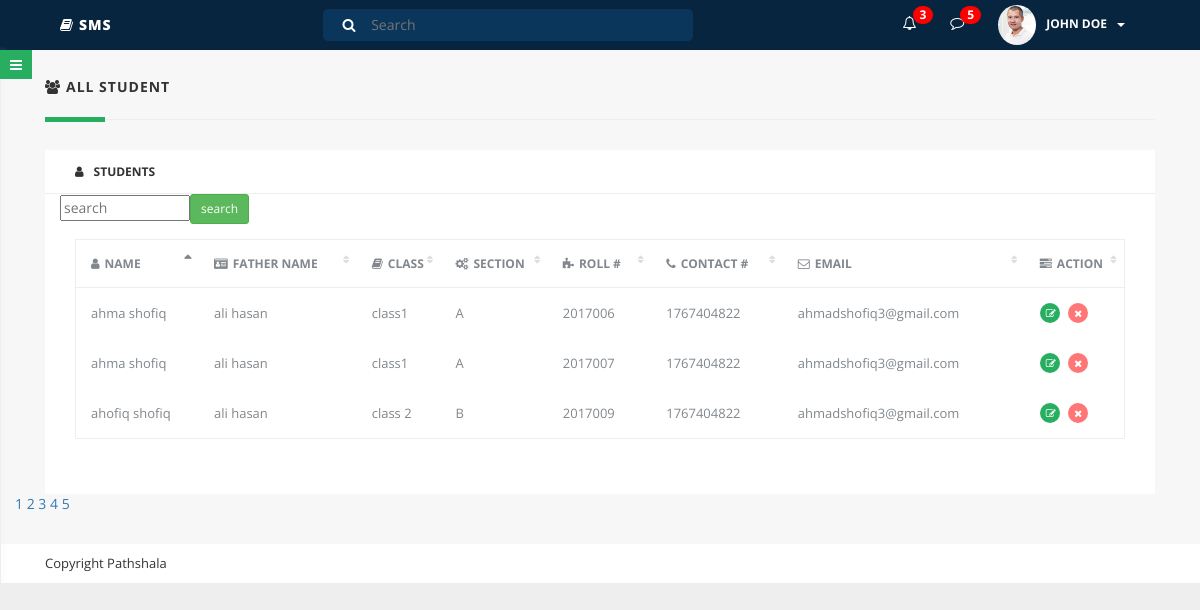
Screenshot of /all_student.php?page=1 with the database file from the repository.
### tables this page shows
CREATE TABLE `student` (
  `id` int(11) NOT NULL,
  `first_name` varchar(25) NOT NULL,
  `last_name` varchar(25) NOT NULL,
  `gender` varchar(20) NOT NULL,
  `birth` varchar(20) NOT NULL,
  `phone` varchar(20) NOT NULL,
  `email` varchar(25) NOT NULL,
  `religion` varchar(25) NOT NULL,
  `pic` varchar(100) NOT NULL,
  `father_name` varchar(25) NOT NULL,
  `mother_name` varchar(25) NOT NULL,
  `g_contract` varchar(25) NOT NULL,
  `g_email` varchar(25) NOT NULL,
  `address` varchar(200) NOT NULL,
  `class` varchar(25) NOT NULL,
  `section` varchar(25) NOT NULL,
  `student_id` varchar(25) NOT NULL,
  `last_school` varchar(50) NOT NULL
);

### all_student.php (the view, shortened to what this page needs)
<?php include('header.php'); ?>
<?php include('database.php'); ?>
		<div class="parent-wrapper" id="outer-wrapper">
			<div class="main-content" id="content-wrapper">
				<div class="container-fluid">
					<div class="row">
						<div class="col-lg-12 clear-padding-xs">
							<h5 class="page-title"><i class="fa fa-users"></i>ALL STUDENT</h5>
							<div class="section-divider"></div>
						</div>
					</div>
					<div class="row">
						<div class=" col-lg-12 clear-padding-xs">
							<div class="col-lg-12">
								<div class="dash-item first-dash-item">
									<h6 class="item-title"><i class="fa fa-user"></i>STUDENTS</h6>
									<form method="post" class="form-group" action="search.php">
										<div class="col-xs-4">
										<input type="text"  name="search" class="from-control" placeholder="search"><button name="submit" type="submit" class="btn btn-sm btn-success">search</button>
										</div>
									</form>
									<div class="inner-item">
										<table id="attendenceDetailedTable" class="display responsive nowrap" cellspacing="0" width="100%">
											<thead>
												<tr>
													<th><i class="fa fa-user"></i>NAME</th>
													<th><i class="fa fa-id-card"></i>FATHER NAME</th>
													<th><i class="fa fa-book"></i>CLASS</th>
													<th><i class="fa fa-cogs"></i>SECTION</th>
													<th><i class="fa fa-puzzle-piece"></i>ROLL #</th>
													<th><i class="fa fa-phone"></i>CONTACT #</th>
													<th><i class="fa fa-envelope-o"></i>EMAIL</th>
													<th><i class="fa fa-tasks"></i>ACTION</th>
												</tr>
											</thead>
											<tbody>
		<?php
			$page = $_GET['page'];
			if ($page ==" " || $page =="1") {
			 	$page1=0;
			 }else{
			 	$page1 = ($page*3)-3;
			 }
			$sql = "SELECT * FROM student limit $page1,3";
			$obj = mysqli_query($connection, $sql);
			foreach ($obj as $key => $value) {
		?>
						<tr>
							<td><?php echo $value['first_name']." ".$value['last_name']; ?></td>
							<td><?php echo $value['father_name']; ?></td>
							<td><?php echo $value['class']; ?></td>
							<td><?php echo $value['section']; ?></td>
							<td><?php echo $value['student_id']; ?></td>
							<td><?php echo $value['phone']; ?></td>
							<td><?php echo $value['email']; ?></td>
							<td class="action-link">
								<a class="edit" href="edit_student.php?student_id=<?php echo $value['student_id']; ?>" title="Edit"><i class="fa fa-edit"></i></a>
								<a class="delete" href="delete_student.php?student_id=<?php echo $value['student_id']; ?>" title="Delete" ><i class="fa fa-remove"></i></a>
							</td>
						</tr>
						<?php } ?>
											</tbody>
										</table>
									</div>
								</div>
							</div>
						</div>
					</div>
<?php
include('database.php');
	$res = "SELECT * FROM student ";
	$obj = mysqli_query($connection,$res);
	$cou = mysqli_num_rows($obj);
	$a = $cou/2;
	$a = ceil($a);
	for ($i=1; $i <=$a; $i++) { ?>
		<a href="all_student.php?page=<?php echo $i; ?>"><?php echo $i; ?></a>
<?php
}
?>
				</div>
				<div class="menu-togggle-btn">
					<a href="#menu-toggle" id="menu-toggle"><i class="fa fa-bars"></i></a>
				</div>
				<div class="dash-footer col-lg-12">
					<p>Copyright Pathshala</p>
				</div>
			</div>
		</div>
    </body>
</html>

### assets/css/style.css (style rules this page uses)
html, body { font-family: 'Open Sans', sans-serif; height: 100%; text-rendering: optimizeLegibility; -webkit-font-smoothing: antialiased; }
input[type=text] { width: 130px; -webkit-transition: width 0.4s ease-in-out; transition: width 0.4s ease-in-out; }
body { background: #eee !important; }
.row { margin: 0; }
.dash-item { margin-top: 30px; background: #fff; }
.dash-item .item-title { font-weight: 700; margin: 0; border-bottom: 1px solid #eee; padding: 15px 30px; }
.dash-item .item-title i { margin-right: 10px; }
.dash-item .inner-item { padding: 30px; }
.first-dash-item { margin-top: 0px; }
.dash-footer { background: #fff; padding: 10px 45px; margin-top: 30px; }
.dash-footer p { margin: 0; font-size: 13px; }
.parent-wrapper { padding-left: 0; -webkit-transition: all 0.5s ease; -moz-transition: all 0.5s ease; -o-transition: all 0.5s ease; transition: all 0.5s ease; }
.main-content { width: 100%; position: absolute; padding: 30px 0 0; background: #f7f7f7; }
.menu-togggle-btn { position: absolute; top: 5px; z-index: 10000; width: 50px }
.menu-togggle-btn a { color: #fff; padding: 5px 10px; background: #27AE60; }
@media (min-width:768px) { .parent-wrapper { padding-left: 0; position: relative; } }
.section-divider { margin: 25px 15px 30px; border-top: 1px solid #eee; position: relative; }
.section-divider:after { content: ''; position: absolute; width: 60px; background: #27AE60; height: 5px; left: 0px; top: -3px; }
.page-title { font-weight: 700; letter-spacing: 1px; line-height: 1; margin: 0; padding: 0 15px; }
.page-title i { margin-right: 5px; }
table.dataTable thead th { border-bottom: 1px solid #eee; font-size: 12px; font-weight: 700; color: #81878C; padding: 15px; }
table.dataTable thead th i { margin-right: 5px; }
table.dataTable tbody td { padding: 15px; font-size: 13px; color: #81878C; }
table.dataTable.display tbody td { border-top: none; }
table.dataTable tbody td a { color: #27AE60; }
table.dataTable tbody td a i { margin-right: 5px; }
table.dataTable.no-footer { border: 1px solid #eee; margin-bottom: 25px; }
table.dataTable thead th { position: relative; background-image: none !important; }
table.dataTable thead th.sorting:after, table.dataTable thead th.sorting_asc:after, table.dataTable thead th.sorting_desc:after { position: absolute; top: 12px; right: 8px; display: block; font-family: FontAwesome; }
table.dataTable thead th.sorting:after { content: "\f0dc"; color: #ddd; font-size: 0.8em; padding-top: 0.12em; }
table.dataTable thead th.sorting_asc:after { content: "\f0de"; }
.action-link a { color: #fff !important; display: inline-block; height: 20px; width: 20px; border-radius: 50%; text-align: center; padding: 3px 6px; margin-right: 5px; font-size: 10px; }
.action-link .edit { background: #27AE60; }
.action-link .delete { background: #FF7676; }

### rows the page displays
student: first_name "ahofiq", last_name "shofiq", father_name "ali hasan", class "class 2", section "B", student "2017009", phone "1767404822", email "ahmadshofiq3@gmail.com"
student: first_name "ahma", last_name "shofiq", father_name "ali hasan", class "class1", section "A", student "2017006", phone "1767404822", email "ahmadshofiq3@gmail.com"
student: first_name "ahma", last_name "shofiq", father_name "ali hasan", class "class1", section "A", student "2017007", phone "1767404822", email "ahmadshofiq3@gmail.com"
